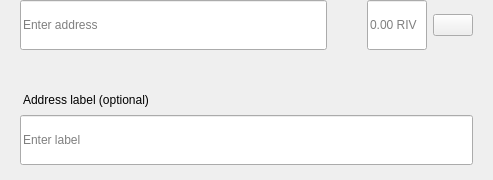
<?xml version="1.0" encoding="UTF-8"?>
<ui version="4.0">
 <class>SendMultiRow</class>
 <widget class="QWidget" name="SendMultiRow">
  <property name="geometry">
   <rect>
    <x>0</x>
    <y>0</y>
    <width>493</width>
    <height>180</height>
   </rect>
  </property>
  <property name="minimumSize">
   <size>
    <width>0</width>
    <height>0</height>
   </size>
  </property>
  <property name="maximumSize">
   <size>
    <width>16777215</width>
    <height>16777215</height>
   </size>
  </property>
  <property name="windowTitle">
   <string>Form</string>
  </property>
  <layout class="QVBoxLayout" name="verticalLayout_3">
   <property name="spacing">
    <number>0</number>
   </property>
   <property name="leftMargin">
    <number>0</number>
   </property>
   <property name="topMargin">
    <number>0</number>
   </property>
   <property name="rightMargin">
    <number>20</number>
   </property>
   <property name="bottomMargin">
    <number>5</number>
   </property>
   <item alignment="Qt::AlignTop">
    <widget class="QWidget" name="widget" native="true">
     <property name="sizePolicy">
      <sizepolicy hsizetype="Expanding" vsizetype="Maximum">
       <horstretch>0</horstretch>
       <verstretch>0</verstretch>
      </sizepolicy>
     </property>
     <property name="minimumSize">
      <size>
       <width>0</width>
       <height>60</height>
      </size>
     </property>
     <property name="maximumSize">
      <size>
       <width>16777215</width>
       <height>85</height>
      </size>
     </property>
     <layout class="QHBoxLayout" name="horizontalLayout" stretch="6,0,2">
      <property name="spacing">
       <number>0</number>
      </property>
      <property name="leftMargin">
       <number>8</number>
      </property>
      <property name="topMargin">
       <number>0</number>
      </property>
      <property name="rightMargin">
       <number>0</number>
      </property>
      <property name="bottomMargin">
       <number>0</number>
      </property>
      <item alignment="Qt::AlignTop">
       <widget class="QStackedWidget" name="stackedAddress">
        <property name="minimumSize">
         <size>
          <width>0</width>
          <height>50</height>
         </size>
        </property>
        <property name="maximumSize">
         <size>
          <width>16777215</width>
          <height>50</height>
         </size>
        </property>
        <widget class="QWidget" name="page_4">
         <property name="sizePolicy">
          <sizepolicy hsizetype="Expanding" vsizetype="Preferred">
           <horstretch>0</horstretch>
           <verstretch>0</verstretch>
          </sizepolicy>
         </property>
         <property name="minimumSize">
          <size>
           <width>0</width>
           <height>50</height>
          </size>
         </property>
         <property name="maximumSize">
          <size>
           <width>16777215</width>
           <height>55</height>
          </size>
         </property>
         <layout class="QVBoxLayout" name="verticalLayout_7">
          <property name="spacing">
           <number>0</number>
          </property>
          <property name="leftMargin">
           <number>12</number>
          </property>
          <property name="topMargin">
           <number>0</number>
          </property>
          <property name="rightMargin">
           <number>0</number>
          </property>
          <property name="bottomMargin">
           <number>0</number>
          </property>
          <item>
           <widget class="QLineEdit" name="lineEditAddress">
            <property name="minimumSize">
             <size>
              <width>0</width>
              <height>50</height>
             </size>
            </property>
            <property name="maximumSize">
             <size>
              <width>16777215</width>
              <height>50</height>
             </size>
            </property>
            <property name="placeholderText">
             <string>Enter address</string>
            </property>
           </widget>
          </item>
         </layout>
        </widget>
        <widget class="QWidget" name="page_3"/>
       </widget>
      </item>
      <item>
       <spacer name="horizontalSpacer_3">
        <property name="orientation">
         <enum>Qt::Horizontal</enum>
        </property>
        <property name="sizeType">
         <enum>QSizePolicy::Fixed</enum>
        </property>
        <property name="sizeHint" stdset="0">
         <size>
          <width>40</width>
          <height>20</height>
         </size>
        </property>
       </spacer>
      </item>
      <item>
       <layout class="QHBoxLayout" name="horizontalLayout_2">
        <property name="spacing">
         <number>6</number>
        </property>
        <item alignment="Qt::AlignTop">
         <widget class="QLineEdit" name="lineEditAmount">
          <property name="sizePolicy">
           <sizepolicy hsizetype="Expanding" vsizetype="Preferred">
            <horstretch>0</horstretch>
            <verstretch>0</verstretch>
           </sizepolicy>
          </property>
          <property name="minimumSize">
           <size>
            <width>0</width>
            <height>50</height>
           </size>
          </property>
          <property name="maximumSize">
           <size>
            <width>16777215</width>
            <height>50</height>
           </size>
          </property>
          <property name="maxLength">
           <number>17</number>
          </property>
          <property name="alignment">
           <set>Qt::AlignLeading|Qt::AlignLeft|Qt::AlignVCenter</set>
          </property>
          <property name="placeholderText">
           <string notr="true">0.00 RIV</string>
          </property>
         </widget>
        </item>
        <item>
         <layout class="QVBoxLayout" name="verticalLayout">
          <property name="topMargin">
           <number>14</number>
          </property>
          <property name="bottomMargin">
           <number>0</number>
          </property>
          <item alignment="Qt::AlignTop">
           <widget class="QPushButton" name="btnMenu">
            <property name="minimumSize">
             <size>
              <width>0</width>
              <height>0</height>
             </size>
            </property>
            <property name="maximumSize">
             <size>
              <width>16777215</width>
              <height>16777215</height>
             </size>
            </property>
            <property name="focusPolicy">
             <enum>Qt::NoFocus</enum>
            </property>
            <property name="text">
             <string/>
            </property>
           </widget>
          </item>
         </layout>
        </item>
       </layout>
      </item>
     </layout>
    </widget>
   </item>
   <item>
    <widget class="QWidget" name="layoutLabel" native="true">
     <property name="minimumSize">
      <size>
       <width>0</width>
       <height>0</height>
      </size>
     </property>
     <property name="maximumSize">
      <size>
       <width>16777215</width>
       <height>16777215</height>
      </size>
     </property>
     <layout class="QVBoxLayout" name="verticalLayout_9">
      <property name="spacing">
       <number>6</number>
      </property>
      <property name="leftMargin">
       <number>20</number>
      </property>
      <property name="topMargin">
       <number>0</number>
      </property>
      <property name="rightMargin">
       <number>0</number>
      </property>
      <property name="bottomMargin">
       <number>10</number>
      </property>
      <item>
       <spacer name="verticalSpacer">
        <property name="orientation">
         <enum>Qt::Vertical</enum>
        </property>
        <property name="sizeType">
         <enum>QSizePolicy::Fixed</enum>
        </property>
        <property name="sizeHint" stdset="0">
         <size>
          <width>20</width>
          <height>20</height>
         </size>
        </property>
       </spacer>
      </item>
      <item>
       <widget class="QLabel" name="labelSubtitleDescription">
        <property name="styleSheet">
         <string notr="true">margin-bottom:2px;
margin-left:0.05px;
padding:0px;</string>
        </property>
        <property name="text">
         <string>Address label (optional)</string>
        </property>
       </widget>
      </item>
      <item>
       <widget class="QLineEdit" name="lineEditDescription">
        <property name="minimumSize">
         <size>
          <width>0</width>
          <height>50</height>
         </size>
        </property>
        <property name="maximumSize">
         <size>
          <width>16777215</width>
          <height>50</height>
         </size>
        </property>
        <property name="placeholderText">
         <string>Enter label</string>
        </property>
       </widget>
      </item>
     </layout>
    </widget>
   </item>
  </layout>
 </widget>
 <resources/>
 <connections/>
</ui>
